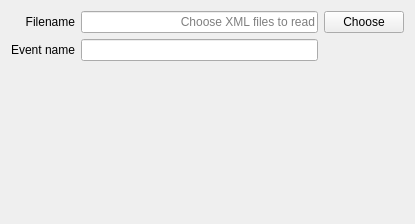
<?xml version="1.0" encoding="UTF-8"?>
<ui version="4.0">
 <class>EdfXmlReaderMasterSettingsView</class>
 <widget class="QWidget" name="EdfXmlReaderMasterSettingsView">
  <property name="geometry">
   <rect>
    <x>0</x>
    <y>0</y>
    <width>415</width>
    <height>224</height>
   </rect>
  </property>
  <property name="windowTitle">
   <string>Form</string>
  </property>
  <layout class="QVBoxLayout" name="verticalLayout">
   <item>
    <layout class="QGridLayout" name="gridLayout">
     <item row="0" column="1">
      <widget class="QLineEditLive" name="filename_lineedit">
       <property name="text">
        <string/>
       </property>
       <property name="alignment">
        <set>Qt::AlignRight|Qt::AlignTrailing|Qt::AlignVCenter</set>
       </property>
       <property name="placeholderText">
        <string>Choose XML files to read</string>
       </property>
      </widget>
     </item>
     <item row="0" column="0">
      <widget class="QLabel" name="filename_label">
       <property name="layoutDirection">
        <enum>Qt::LeftToRight</enum>
       </property>
       <property name="text">
        <string>Filename</string>
       </property>
       <property name="alignment">
        <set>Qt::AlignRight|Qt::AlignTrailing|Qt::AlignVCenter</set>
       </property>
      </widget>
     </item>
     <item row="0" column="2">
      <widget class="QPushButton" name="choose_pushbutton">
       <property name="text">
        <string>Choose</string>
       </property>
      </widget>
     </item>
     <item row="1" column="0">
      <widget class="QLabel" name="event_label">
       <property name="text">
        <string>Event name</string>
       </property>
      </widget>
     </item>
     <item row="1" column="1">
      <widget class="QLineEditLive" name="event_name_lineEdit">
       <property name="toolTip">
        <string>Event name is optional. Event name can be a list of labels.</string>
       </property>
      </widget>
     </item>
    </layout>
   </item>
   <item>
    <spacer name="verticalSpacer">
     <property name="orientation">
      <enum>Qt::Vertical</enum>
     </property>
     <property name="sizeHint" stdset="0">
      <size>
       <width>20</width>
       <height>40</height>
      </size>
     </property>
    </spacer>
   </item>
  </layout>
 </widget>
 <customwidgets>
  <customwidget>
   <class>QLineEditLive</class>
   <extends>QLineEdit</extends>
   <header>widgets.QLineEditLive</header>
  </customwidget>
 </customwidgets>
 <resources/>
 <connections>
  <connection>
   <sender>choose_pushbutton</sender>
   <signal>clicked()</signal>
   <receiver>EdfXmlReaderMasterSettingsView</receiver>
   <slot>on_choose()</slot>
   <hints>
    <hint type="sourcelabel">
     <x>364</x>
     <y>21</y>
    </hint>
    <hint type="destinationlabel">
     <x>207</x>
     <y>111</y>
    </hint>
   </hints>
  </connection>
 </connections>
 <slots>
  <slot>on_choose()</slot>
  <slot>on_input_format_changed()</slot>
 </slots>
</ui>
